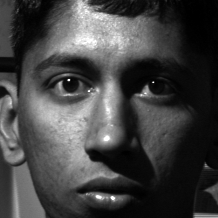
#> input picture yaleB12_P00A+035E+40.pgm, 218 x 218 px
$ python test.py   (Python 2 division)
#> lines starting #> are read from the running program, lines starting #| are printed output that depends on the picture
### lbp.py
import cv2
import numpy as np
import time
from skimage import feature
class LBP():
    def __init__(self, image):
        self.image = image


    def createLBPImage(self):
        (rows, cols) = self.image.shape
        lbp_image = np.full((rows,cols),255,np.uint8)


        for row in range(1, rows - 2,3):
            for col in range(1, cols - 2,3):

                center_point = self.image[row][col]
                pixel7 = self.image[row - 1][col] > center_point
                pixel6 = self.image[row - 1][col - 1] > center_point
                pixel5 = self.image[row][col - 1] > center_point
                pixel4 = self.image[row + 1][col - 1] > center_point
                pixel3 = self.image[row + 1][col] > center_point
                pixel2 = self.image[row + 1][col + 1] > center_point
                pixel1 = self.image[row][col + 1] > center_point
                pixel0 = self.image[row - 1][col + 1] > center_point

                center_point = pixel7 * 128 + pixel6 * 64 + pixel5 * 32 + pixel4 * 16 + \
                               pixel3 * 8 + pixel2 * 4 + pixel1 * 2 + pixel0 * 1
                # lbp_image[row][col] = center_point
                if (self.isUniform(center_point)):
                    lbp_image.itemset((row, col), center_point)
        # lbp_image = feature.local_binary_pattern(self.image,8, 1,method='uniform')

        return lbp_image,lbp_image.shape
    def isUniform(self,value):
        s = bin(value)[2:]
        count = 0;
        count += s.count("01")
        count += s.count("10")
        return True if count < 2 else False

    # [10 lines left out: function Histogram, not called in this run]
    def __exit__(self, exc_type, exc_val, exc_tb):
        pass
    def __enter__(self):
        pass

### test.py
from distance import Distance
from lbp import LBP
import cv2
import time
import matplotlib.pyplot as plt
import numpy as np
from skimage.feature import local_binary_pattern
from scipy.stats import chisquare
from lbp import LBP
image = cv2.imread("yaleB12_P00A+035E+40.pgm",0)
#> image is the input picture: shape (218, 218); min 0, max 255, mean 66.5
lbp1= local_binary_pattern(image,8,1,method='uniform')
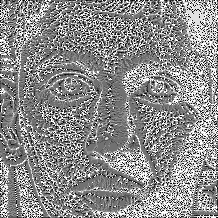
#> lbp1: shape (218, 218) float64; min 0, max 9, mean 4.93; drawn with min black and max white
lbp2 = LBP(image)
eps = 1e-9
cv2.imshow("lbp1" ,lbp1)
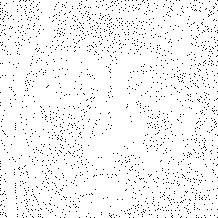
#> window 'lbp1': shape (218, 218); 95.8% white; black in thin lines or dots
cv2.imshow("lbp2" ,lbp2.createLBPImage()[0])
hist1,_ = np.histogram(lbp1, bins=np.arange(0,11) , range=[0,10])
#> (the run stopped early here; a loop or call above may not have finished)
